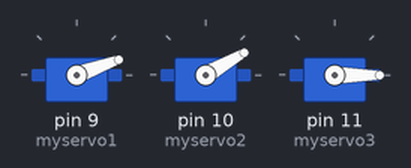
Bench run of a sketch on a simulated Arduino Uno, built with avr-gcc and run on an emulated ATmega328P. Shown: 3 × servo.

Above: at 0.1 s.
At 6.15 s:
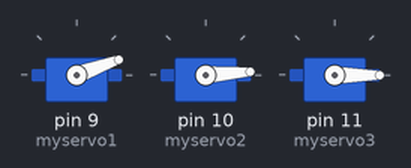
At 8.25 s:
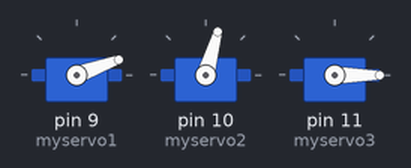
At 10.36 s:
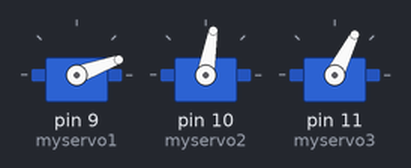
At 13.45 s:
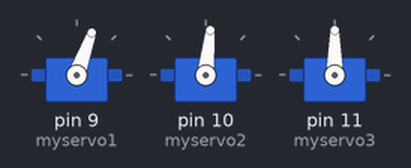
At 14.6 s:
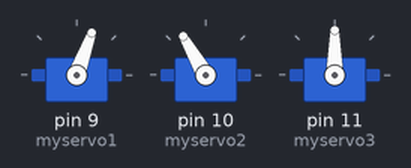
Timing chart, 0 to 16.1 s (numbered marks = the images above):
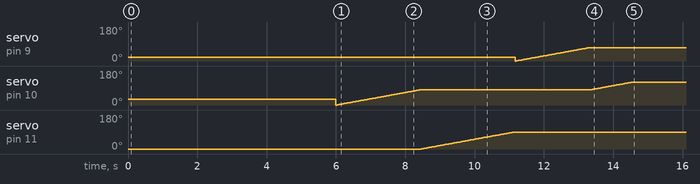

The sketch:

caybey.ino
```cpp
#include <Servo.h>

Servo myservo1;
Servo myservo2;
Servo myservo3;

int servodelay = 30;
int pos1 = 0;
int pos2 = 70;
int pos3 = 0;
int coef1 = 70;
int coef2 = 80;
int coef22 = 120;
int coef3 = 90;


 void caydemle();
 void sekker();
 void teadelay();

void setup() {


  myservo1.attach(9);
  myservo2.attach(10);
  myservo3.attach(11);
  myservo1.write(20);
  myservo2.write(30);
  myservo3.write(0);
  delay(3000);


}

void loop() {

    delay(3000);
    caydemle();
    teadelay();
    sekker();
    delay(3000);
    teadelay();
}


void caydemle(){


           for (pos2 = 0; pos2 <= coef2; pos2++) {
      myservo2.write(pos2);
      delay(servodelay);
      if(pos2 >= coef2) break;
          }

        for (pos3 = 0; pos3 <= coef3; pos3++) {
      myservo3.write(pos3);
      delay(servodelay);
      if(pos3 >= coef3) break;
       }


        for (pos1 = 0; pos1 <= coef1; pos1++) {
      myservo1.write(pos1);
      delay(servodelay);
      if(pos1 >= coef1) break;
       }

       for (pos2 = coef2; pos2 <= coef22; pos2++) {
          myservo2.write(pos2);
          delay(servodelay);
          if(pos2 >= coef22) break;
       }

  }

void sekker(){

      for (pos1 = coef2; pos1 >= 20; pos1--) {
      myservo1.write(pos1);
      delay(servodelay);
      if(pos1 <= 0) break;
       }


            for (pos2 = coef2; pos2 >= 30; pos2--) {
      myservo2.write(pos2);
      delay(servodelay);
      if(pos2 <= 0) break;
          }


        for (pos3 = coef3; pos3 >= 0; pos3--) {
      myservo3.write(pos3);
      delay(servodelay);
      if(pos3 <= 0) break;
       }


  }

void teadelay(){

  delay(2000);
  delay(2000);
  delay(2000);
  delay(2000);
  delay(2000);
  delay(2000);
  delay(2000);
  delay(2000);
  delay(2000);
  delay(2000);
  delay(2000);
  delay(2000);
  delay(2000);
  delay(2000);
  delay(2000);
  delay(2000);
  delay(2000);
  delay(2000);
  delay(2000);
  delay(2000);
    delay(2000);
  delay(2000);
  delay(2000);
  delay(2000);


  }
```

Measured:
- by itself, servo on pin 11 (myservo3): moves from 0° to 90° over 2.7 s
